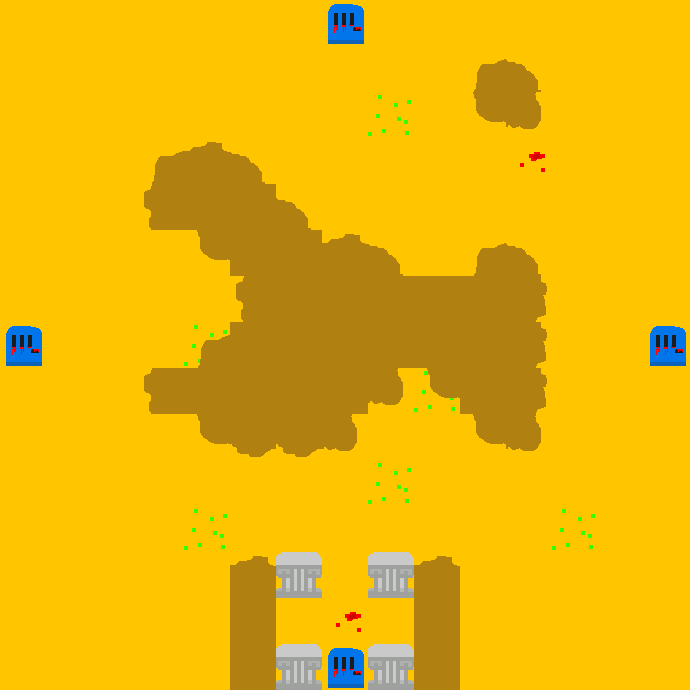

The image is a tile-based game level rendered from a .tmx file. Its description and source (layers, tilesets, objects; grid data summarised) follow:
An orthogonal 15x15 tile map with 46x46 px tiles, 5 tile layers (GridLayer, CreatureLayer, Ground, Lv1, ...), 3 tilesets and 5 objects.

<map version="1.0" orientation="orthogonal" renderorder="right-down" width="15" height="15" tilewidth="46" tileheight="46" nextobjectid="7">
 <tileset firstgid="1" name="SurfaceMap" tilewidth="46" tileheight="46">
  <image source="SurfaceMap.png" width="460" height="460" />
 </tileset>
 <tileset firstgid="101" source="GridTile_46Pix.tsx" />
 <tileset firstgid="105" source="CreatureTile_46Pix.tsx" />
 <layer name="GridLayer" width="15" height="15">
  <data>[225 cells, 225 non-empty, 2 distinct tile ids]</data>
 </layer>
 <layer name="CreatureLayer" width="15" height="15">
  <data>[225 cells, 3 non-empty, 1 distinct tile ids]</data>
 </layer>
 <layer name="Ground" width="15" height="15">
  <data>[225 cells, 225 non-empty, 3 distinct tile ids]</data>
 </layer>
 <layer name="Lv1" width="15" height="15">
  <data>[225 cells, 58 non-empty, 10 distinct tile ids]</data>
 </layer>
 <layer name="Door" width="15" height="15">
  <data>[225 cells, 4 non-empty, 1 distinct tile ids]</data>
 </layer>
 <objectgroup name="DoorLayer">
  <object id="1" x="0" y="322" width="46" height="46">
   <properties>
    <property name="Dir" value="W" />
   </properties>
  </object>
  <object id="2" x="322" y="0" width="46" height="46">
   <properties>
    <property name="Dir" value="N" />
   </properties>
  </object>
  <object id="3" x="644" y="322" width="46" height="46">
   <properties>
    <property name="Dir" value="E" />
   </properties>
  </object>
  <object id="4" x="322" y="644" width="46" height="46">
   <properties>
    <property name="Dir" value="S" />
   </properties>
  </object>
 </objectgroup>
 <objectgroup name="TriggerLayer">
  <object id="6" x="506" y="138" width="46" height="46">
   <properties>
    <property name="TriggerType" value="0" />
   </properties>
  </object>
 </objectgroup>
</map>